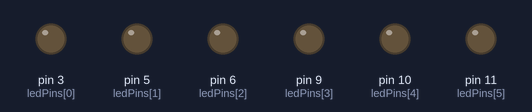
The sketch below on a simulated Arduino Uno, built with avr-gcc and run on an emulated ATmega328P. Shown: output pins drawn as LEDs (lit = HIGH).

Above: at 0.15 s.
At 7.66 s:
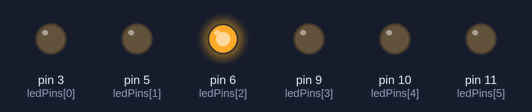
At 14.28 s:
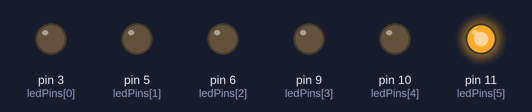
At 19.99 s:
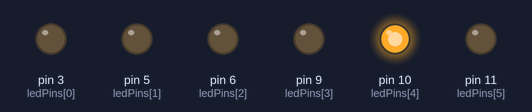
At 29.91 s:
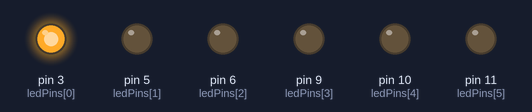
At 39.84 s:
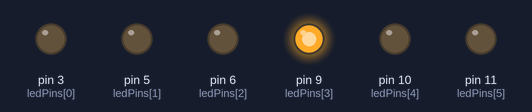
Timing chart, 0 to 40.0 s (numbered marks = the images above):
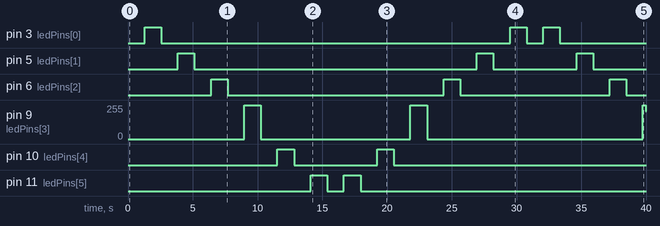

Measured:
- by itself, pin 3 (ledPins[0]): goes HIGH 1.3 s, LOW 26.9 s, HIGH 1.3 s, LOW 1.3 s, HIGH 1.3 s, then LOW
- by itself, pin 5 (ledPins[1]): goes HIGH 1.3 s, LOW 21.8 s, HIGH 1.3 s, LOW 6.4 s, HIGH 1.3 s, then LOW
- by itself, pin 6 (ledPins[2]): goes HIGH 1.3 s, LOW 16.7 s, HIGH 1.3 s, LOW 11.5 s, HIGH 1.3 s, then LOW
- by itself, pin 10 (ledPins[4]): alternates HIGH for 1.3 s and LOW for 6.4 s, 4 changes in all, then stays LOW
- by itself, pin 11 (ledPins[5]): LOW → HIGH at 14.1 s, → LOW 1.3 s later, → HIGH 1.3 s later, → LOW 1.3 s later, … (4 changes in this stretch)
- by itself, pin 9 (ledPins[3]): 0/255 → 255/255 at 9.0 s, → 0/255 1.3 s later, → 255/255 11.5 s later, → 0/255 1.3 s later, … (6 changes in this stretch)

The sketch:

3.5.2.ino
```cpp
int ledPins[]={3,5,6,9,10,11};
int pinCount=6;
int brightness=0;

void setup() {
  // put your setup code here, to run once:

  for(int thisPin=0; thisPin<pinCount; thisPin++){
    pinMode(ledPins[thisPin],OUTPUT);
  }
}

void loop() {
  // put your main code here, to run repeatedly:

  for(int thisPin=0; thisPin<pinCount; thisPin++){
    for(int i=0; i<=255; i++){
      analogWrite(ledPins[thisPin],i);
      delay(5);
    }
    for(int j=255; j>=0; j--){
      analogWrite(ledPins[thisPin],j);
      delay(5);
  }

  }
  for(int thisPin=pinCount-1; thisPin>=0; thisPin--){
    for(int i=0; i<=255; i++){
      analogWrite(ledPins[thisPin],i);
      delay(5);
    }
    for(int j=255; j>=0; j--){
      analogWrite(ledPins[thisPin],j);
      delay(5);
    }
  }

}
```
